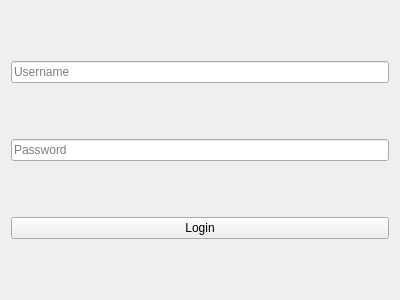
<?xml version="1.0" encoding="UTF-8"?>
<ui version="4.0">
 <class>Login</class>
 <widget class="QWidget" name="Login">
  <property name="geometry">
   <rect>
    <x>0</x>
    <y>0</y>
    <width>400</width>
    <height>300</height>
   </rect>
  </property>
  <property name="windowTitle">
   <string>Login</string>
  </property>
  <layout class="QVBoxLayout" name="verticalLayout">
   <item>
    <widget class="QLineEdit" name="leUser">
     <property name="placeholderText">
      <string>Username</string>
     </property>
    </widget>
   </item>
   <item>
    <widget class="QLineEdit" name="lePassword">
     <property name="echoMode">
      <enum>QLineEdit::Password</enum>
     </property>
     <property name="placeholderText">
      <string>Password</string>
     </property>
    </widget>
   </item>
   <item>
    <widget class="QPushButton" name="pbLogin">
     <property name="text">
      <string>Login</string>
     </property>
    </widget>
   </item>
  </layout>
 </widget>
 <resources/>
 <connections/>
</ui>
